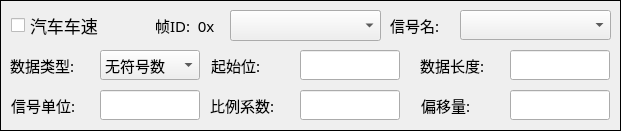
  <widget class="QFrame" name="frame_4">
   <property name="geometry">
    <rect>
     <x>10</x>
     <y>140</y>
     <width>621</width>
     <height>131</height>
    </rect>
   </property>
   <property name="frameShape">
    <enum>QFrame::Box</enum>
   </property>
   <property name="frameShadow">
    <enum>QFrame::Plain</enum>
   </property>
   <widget class="QComboBox" name="ComboBox_VehicleSpd_SignalName">
    <property name="geometry">
     <rect>
      <x>460</x>
      <y>10</y>
      <width>151</width>
      <height>30</height>
     </rect>
    </property>
    <property name="font">
     <font>
      <pointsize>9</pointsize>
     </font>
    </property>
    <property name="currentIndex">
     <number>-1</number>
    </property>
   </widget>
   <widget class="QLineEdit" name="LineEdit_VehicleSpd_Length">
    <property name="geometry">
     <rect>
      <x>510</x>
      <y>50</y>
      <width>100</width>
      <height>30</height>
     </rect>
    </property>
    <property name="font">
     <font>
      <pointsize>11</pointsize>
     </font>
    </property>
    <property name="alignment">
     <set>Qt::AlignRight|Qt::AlignTrailing|Qt::AlignVCenter</set>
    </property>
   </widget>
   <widget class="QLabel" name="label_22">
    <property name="geometry">
     <rect>
      <x>421</x>
      <y>90</y>
      <width>90</width>
      <height>30</height>
     </rect>
    </property>
    <property name="font">
     <font>
      <family>微软雅黑</family>
      <pointsize>11</pointsize>
     </font>
    </property>
    <property name="text">
     <string>偏移量:</string>
    </property>
   </widget>
   <widget class="QLabel" name="label_20">
    <property name="geometry">
     <rect>
      <x>211</x>
      <y>50</y>
      <width>90</width>
      <height>30</height>
     </rect>
    </property>
    <property name="font">
     <font>
      <family>微软雅黑</family>
      <pointsize>11</pointsize>
     </font>
    </property>
    <property name="text">
     <string>起始位:</string>
    </property>
   </widget>
   <widget class="QLineEdit" name="LineEdit_VehicleSpd_Start">
    <property name="geometry">
     <rect>
      <x>300</x>
      <y>50</y>
      <width>100</width>
      <height>30</height>
     </rect>
    </property>
    <property name="font">
     <font>
      <pointsize>11</pointsize>
     </font>
    </property>
    <property name="alignment">
     <set>Qt::AlignRight|Qt::AlignTrailing|Qt::AlignVCenter</set>
    </property>
   </widget>
   <widget class="QLabel" name="label_21">
    <property name="geometry">
     <rect>
      <x>420</x>
      <y>50</y>
      <width>90</width>
      <height>30</height>
     </rect>
    </property>
    <property name="font">
     <font>
      <family>微软雅黑</family>
      <pointsize>11</pointsize>
     </font>
    </property>
    <property name="text">
     <string>数据长度:</string>
    </property>
   </widget>
   <widget class="QComboBox" name="ComboBox_VehicleSpd_UorI">
    <property name="geometry">
     <rect>
      <x>100</x>
      <y>50</y>
      <width>100</width>
      <height>30</height>
     </rect>
    </property>
    <property name="font">
     <font>
      <pointsize>11</pointsize>
     </font>
    </property>
    <item>
     <property name="text">
      <string>无符号数</string>
     </property>
    </item>
    <item>
     <property name="text">
      <string>有符号数</string>
     </property>
    </item>
   </widget>
   <widget class="QLineEdit" name="LineEdit_VehicleSpd_Factor">
    <property name="geometry">
     <rect>
      <x>300</x>
      <y>90</y>
      <width>100</width>
      <height>30</height>
     </rect>
    </property>
    <property name="font">
     <font>
      <pointsize>11</pointsize>
     </font>
    </property>
    <property name="text">
     <string/>
    </property>
    <property name="alignment">
     <set>Qt::AlignRight|Qt::AlignTrailing|Qt::AlignVCenter</set>
    </property>
   </widget>
   <widget class="QLineEdit" name="LineEdit_VehicleSpd_ID">
    <property name="geometry">
     <rect>
      <x>230</x>
      <y>10</y>
      <width>151</width>
      <height>30</height>
     </rect>
    </property>
    <property name="font">
     <font>
      <pointsize>11</pointsize>
     </font>
    </property>
    <property name="text">
     <string/>
    </property>
    <property name="alignment">
     <set>Qt::AlignRight|Qt::AlignTrailing|Qt::AlignVCenter</set>
    </property>
   </widget>
   <widget class="QCheckBox" name="CheckBox_VehicleSpd_En">
    <property name="geometry">
     <rect>
      <x>11</x>
      <y>10</y>
      <width>231</width>
      <height>31</height>
     </rect>
    </property>
    <property name="font">
     <font>
      <pointsize>13</pointsize>
     </font>
    </property>
    <property name="text">
     <string>汽车车速</string>
    </property>
   </widget>
   <widget class="QLabel" name="label_19">
    <property name="geometry">
     <rect>
      <x>10</x>
      <y>50</y>
      <width>90</width>
      <height>30</height>
     </rect>
    </property>
    <property name="font">
     <font>
      <family>微软雅黑</family>
      <pointsize>11</pointsize>
     </font>
    </property>
    <property name="text">
     <string>数据类型:</string>
    </property>
   </widget>
   <widget class="QLabel" name="Label_VehicleSpd">
    <property name="geometry">
     <rect>
      <x>390</x>
      <y>10</y>
      <width>90</width>
      <height>30</height>
     </rect>
    </property>
    <property name="font">
     <font>
      <family>微软雅黑</family>
      <pointsize>11</pointsize>
     </font>
    </property>
    <property name="text">
     <string>信号名:</string>
    </property>
   </widget>
   <widget class="QLabel" name="label_24">
    <property name="geometry">
     <rect>
      <x>155</x>
      <y>10</y>
      <width>81</width>
      <height>30</height>
     </rect>
    </property>
    <property name="font">
     <font>
      <family>微软雅黑</family>
      <pointsize>11</pointsize>
     </font>
    </property>
    <property name="text">
     <string>帧ID:  0x</string>
    </property>
   </widget>
   <widget class="QLabel" name="label_23">
    <property name="geometry">
     <rect>
      <x>210</x>
      <y>90</y>
      <width>90</width>
      <height>30</height>
     </rect>
    </property>
    <property name="font">
     <font>
      <family>微软雅黑</family>
      <pointsize>11</pointsize>
     </font>
    </property>
    <property name="text">
     <string>比例系数:</string>
    </property>
   </widget>
   <widget class="QLineEdit" name="LineEdit_VehicleSpd_Offset">
    <property name="geometry">
     <rect>
      <x>510</x>
      <y>90</y>
      <width>100</width>
      <height>30</height>
     </rect>
    </property>
    <property name="font">
     <font>
      <pointsize>11</pointsize>
     </font>
    </property>
    <property name="alignment">
     <set>Qt::AlignRight|Qt::AlignTrailing|Qt::AlignVCenter</set>
    </property>
   </widget>
   <widget class="QComboBox" name="ComboBox_VehicleSpd_ID">
    <property name="geometry">
     <rect>
      <x>230</x>
      <y>10</y>
      <width>151</width>
      <height>31</height>
     </rect>
    </property>
   </widget>
   <widget class="QLabel" name="label_25">
    <property name="geometry">
     <rect>
      <x>11</x>
      <y>90</y>
      <width>90</width>
      <height>30</height>
     </rect>
    </property>
    <property name="font">
     <font>
      <family>微软雅黑</family>
      <pointsize>11</pointsize>
     </font>
    </property>
    <property name="text">
     <string>信号单位:</string>
    </property>
   </widget>
   <widget class="QLineEdit" name="LineEdit_VehicleSpd_Unit">
    <property name="geometry">
     <rect>
      <x>100</x>
      <y>90</y>
      <width>100</width>
      <height>30</height>
     </rect>
    </property>
    <property name="font">
     <font>
      <pointsize>11</pointsize>
     </font>
    </property>
    <property name="alignment">
     <set>Qt::AlignRight|Qt::AlignTrailing|Qt::AlignVCenter</set>
    </property>
   </widget>
  </widget>
